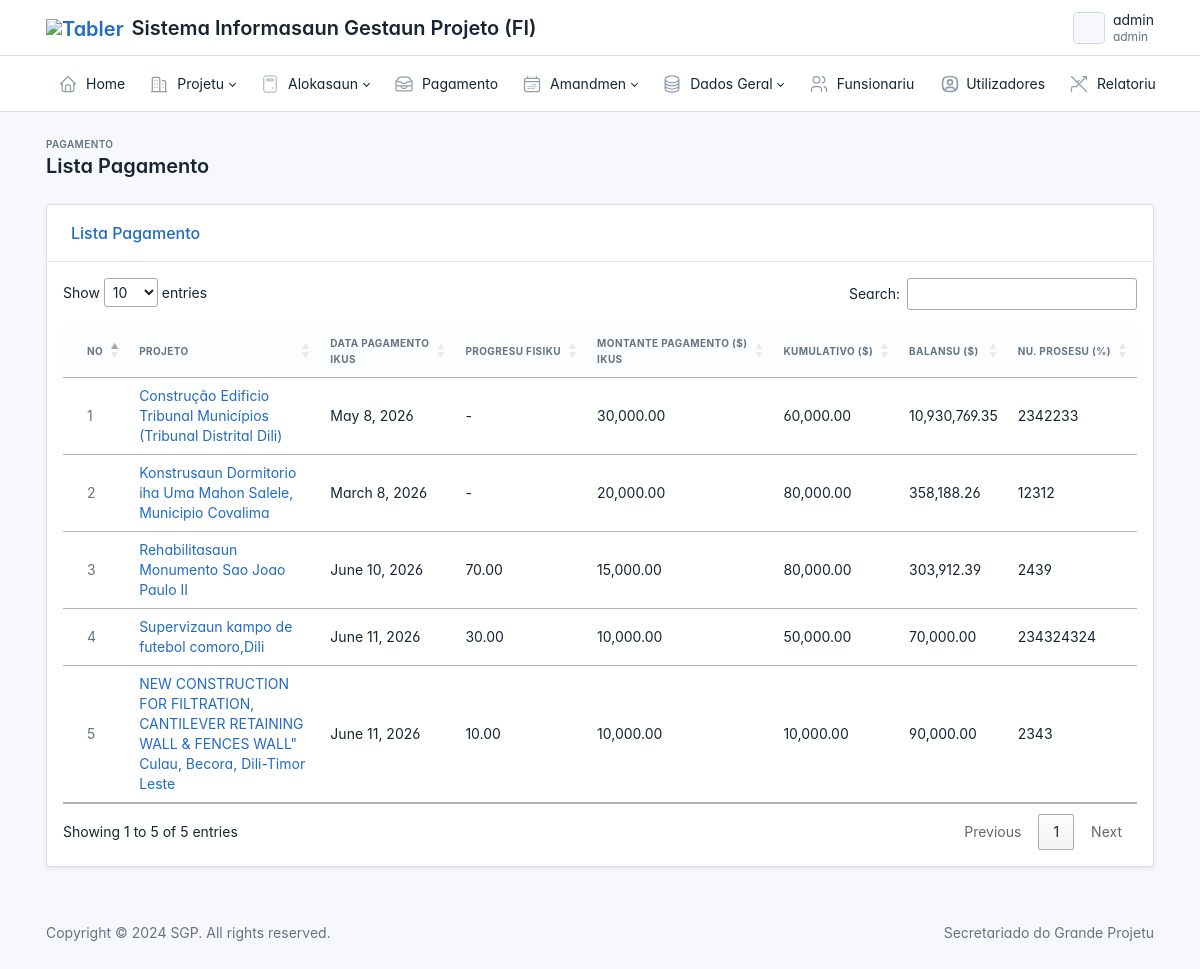
Before: /payment/lists/ (signed in) with the older database file.
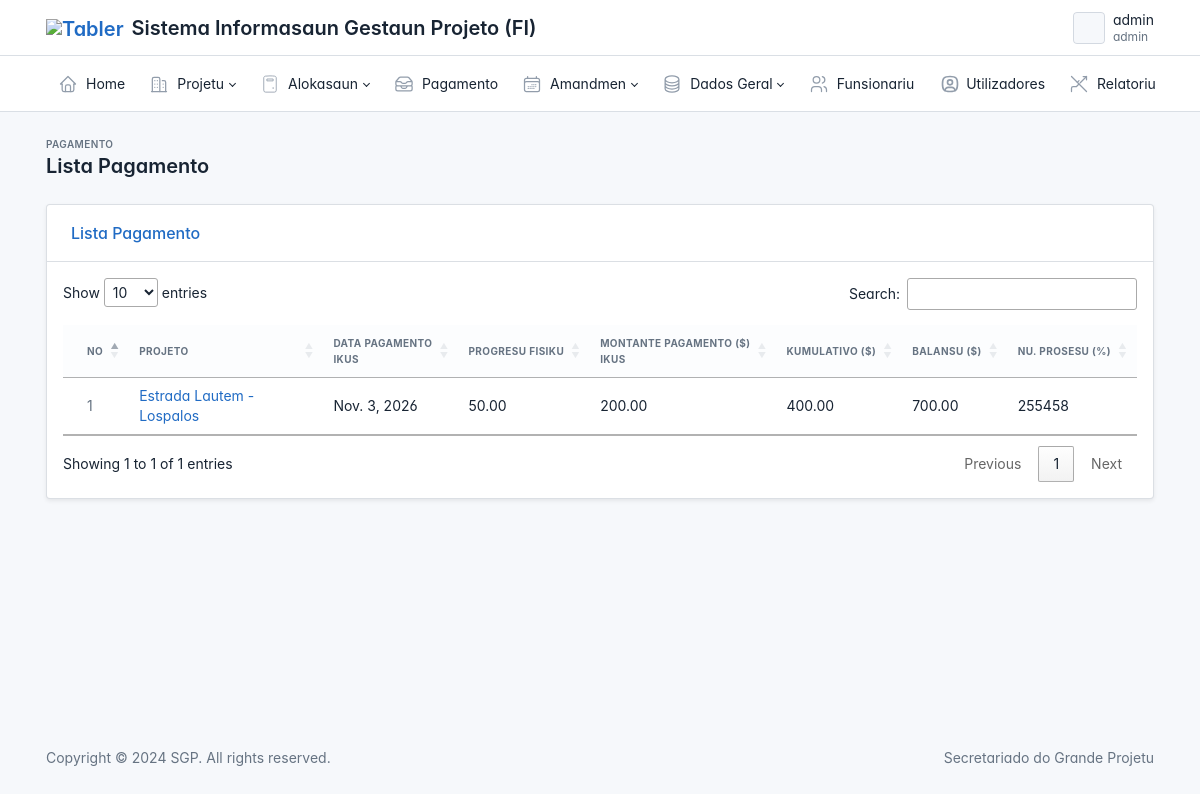
After: the same page with the newer database file.
### payment/models.py (models this page shows, shortened)
class Payment(models.Model):
    project = models.ForeignKey(Project, on_delete=models.CASCADE, null=True, related_name="payment_project")
    description = models.CharField(max_length=200, null=True)
    contract_amount = models.DecimalField(max_digits=11, decimal_places=2, default=0.00)
    physical_progress = models.DecimalField(max_digits=5, decimal_places=2, default=0.00)
    payment_amount = models.DecimalField(max_digits=11, decimal_places=2, default=0.00)
    comulative_amount = models.DecimalField(max_digits=11, decimal_places=2, default=0.00)
    comulative_percent = models.DecimalField(max_digits=5, decimal_places=2, default=0.00)
    balance_amount = models.DecimalField(max_digits=11, decimal_places=2, default=0.00)
    balance_percent = models.DecimalField(max_digits=5, decimal_places=2, default=0.00)
    process_number = models.CharField(max_length=20, unique=True, null=True, blank=True)
    date = models.DateField(null=True)
    user = models.ForeignKey(User, on_delete=models.CASCADE, null=True)
    datetime = models.DateTimeField(blank=True, null=True, auto_now_add=True)
    uuid = models.UUIDField(default=uuid.uuid4, editable=False, unique=True, null=True, blank=True)

### project/models.py (models this page shows, shortened)
class Project(models.Model):
    name = models.CharField(max_length=500, verbose_name="Projeto")
    activity_code = models.CharField(max_length=50, null=True, blank=True, verbose_name="Kodigo Atividade")
    program = models.ForeignKey(Program, on_delete=models.CASCADE, null=True, blank=True, verbose_name="Programa", related_name="project_program")
    sub_program = models.ForeignKey(SubProgram, on_delete=models.CASCADE, null=True, blank=True, verbose_name="Sub Programa", related_name="project_sub_program")
    owner = models.ForeignKey(Owner, on_delete=models.CASCADE, null=True, blank=True, related_name="project_owner")
    fund = models.ForeignKey(Fund, on_delete=models.CASCADE, null=True, blank=True, verbose_name="Fontes Orsamento", related_name="project_fund")
    type = models.ForeignKey(Type, on_delete=models.CASCADE, null=True, blank=True, verbose_name="Tipo Projeto", related_name='project_type')
    year = models.ForeignKey(Ano, on_delete=models.CASCADE, null=True, blank=True, verbose_name="Tinan Plano Projeto", related_name='project_year')
    owner_estimation = models.DecimalField(max_digits=11, decimal_places=2, blank=True, null=True)
    is_active = models.BooleanField(default=False, null=True, blank=True)
    datetime = models.DateTimeField(auto_now_add=True, null=True, blank=True)
    user = models.ForeignKey(User, on_delete=models.CASCADE, null=True,  blank=True, related_name="project_user")
    uuid = models.UUIDField(default=uuid.uuid4, editable=False, unique=True, null=True, blank=True)
    class Meta:
        verbose_name = "Projeto"
        verbose_name_plural = "Lista Projeto"

### main/decorators.py (the view)
        def wrapper_func(request, *args, **kwargs):
            group = None
            if request.user.groups.all()[0].name:
                group = request.user.groups.all()[0].name
            if group in allow_roles:
                return view_func(request, *args, **kwargs)
            else:
                return render(request, 'layout/403.html')

### payment/templates/payment/list.html (shortened to what this page needs)
{% extends 'layout/base.html' %}
{% load humanize %}
{% block content %}
{% load static %}
<div class="page-wrapper">
    <div class="page-header d-print-none">
        <div class="container-xl">
            <div class="row g-2 align-items-center">
                <div class="col">
                    <div class="page-pretitle">Pagamento</div>
                    <h2 class="page-title">{{ title }}</h2>
                </div>
            </div>
        </div>
    </div>
    <div class="page-body">
        <div class="container-xl">
            <div class="card shadow-sm">
                <div class="card-header justify-content-between align-items-center bg-transparent">
                    <h3 class="card-title text-primary font-weight-bold">{{title}}</h3>
                </div>
                <div class="card-body p-0">
                    <div id="table-default" class="table-responsive p-3">
                        <table id="myTable" class="table table-vcenter table-hover card-table">
                            <thead>
                                <tr>
                                    <th class="w-1">No</th>
                                    <th>Projeto</th>
                                    <th>Data Pagamento
                                        <br>
                                        Ikus
                                    </th>
                                    <th>Progresu Fisiku</th>
                                    <th>Montante Pagamento ($)
                                        <br>
                                        Ikus
                                    </th>
                                    <th>Kumulativo ($)</th>
                                    <th>Balansu ($)</th>
                                    <th>Nu. Prosesu (%)</th>
                                </tr>
                            </thead>
                            <tbody class="table-tbody">
                                {% for data in data %}
                                <tr>
                                    <td class="text-muted">{{ forloop.counter }}</td>
                                    <td class="font-weight-medium text-dark">
                                        <a href="{% url 'proj-detail' data.project.uuid %}#pagamento">{{ data.project.name }}</a>
                                    </td>
                                    <td>{{data.date|default:"-"}}</td>
                                    <td>{{data.physical_progress|default:"-"|intcomma}}</td>
                                    <td>{{data.payment_amount|default:"-"|intcomma}}</td>
                                    <td>{{data.comulative_amount|default:"-"|intcomma}}</td>
                                    <td>{{data.balance_amount|default:"-"|intcomma}}</td>
                                    <td>{{data.process_number}}</td>
                                </tr>
                                {% endfor %}
                            </tbody>
                        </table>
                    </div>
                </div>
            </div>
        </div>
    </div>
</div>
{% endblock content %}
{% block script %}
<link rel="stylesheet" href="https://cdn.datatables.net/1.13.7/css/jquery.dataTables.min.css">
<link rel="stylesheet" href="https://cdn.datatables.net/buttons/2.4.2/css/buttons.dataTables.min.css">
<link rel="stylesheet" href="https://cdn.datatables.net/searchbuilder/1.6.0/css/searchBuilder.dataTables.min.css">
{% endblock script %}

### main/templates/layout/base.html (shortened to what this page needs)
{% load static %}
{% load static %}
<!doctype html>
<html lang="en">
  <head>
    <link href="{% static 'dist/css/tabler.min.css' %}" rel="stylesheet"/>
    <link href="{% static 'dist/css/tabler-flags.min.css' %}" rel="stylesheet"/>
    <link href="{% static 'dist/css/tabler-payments.min.css' %}" rel="stylesheet"/>
    <link href="{% static 'dist/css/tabler-vendors.min.css' %}" rel="stylesheet"/>
    <link href="{% static 'dist/css/demo.min.css' %}" rel="stylesheet"/>
    <link rel="stylesheet" href="{% static 'font-awesome/css/font-awesome.min.css' %}">
    <link rel="stylesheet" href="{% static 'plugins/datatables-bs4/css/dataTables.bootstrap4.min.css' %}" />
    <link rel="stylesheet" href="{% static 'plugins/datatables-responsive/css/responsive.bootstrap4.min.css' %}" />
    <link rel="stylesheet" href="{% static 'plugins/datatables-buttons/css/buttons.bootstrap4.min.css' %}" />
    <link rel="stylesheet" type="text/css" href="{% static 'plugins/datatables-searchbuilder/css/searchBuilder.dataTables.min.css' %}">
    <link rel="stylesheet" href="https://cdn.jsdelivr.net/npm/@tabler/icons-webfont@latest/dist/tabler-icons.min.css" />
  </head>
  <body >
    <div class="page">
      {% include 'layout/header.html' %}
      <div class="page-wrapper">
        {% block content %}
        {% endblock %}
        {% include 'layout/footer.html' %}
      </div>
    </div>
    {% block script %}
    {% endblock %}
  </body>
</html>

### main/templates/layout/header.html (shortened to what this page needs)
{% load static %}
<header class="navbar navbar-expand-md d-print-none" >
    <div class="container-xl">
      <h1 class="navbar-brand navbar-brand-autodark d-none-navbar-horizontal pe-0 pe-md-3">
        <a href="{% url 'index' %}" class="text-primary">
          <img src="{% static 'images/emblema.png' %}" width="110" height="32" alt="Tabler" class="navbar-brand-image">
        </a>
        Sistema Informasaun Gestaun Projeto (FI)
      </h1>
      <div class="navbar-nav flex-row order-md-last">
        <div class="nav-item dropdown">
          <a href="#" class="nav-link d-flex lh-1 text-reset p-0" data-bs-toggle="dropdown" aria-label="Open user menu">
            <span class="avatar avatar-sm" style="background-image: url({% static 'images/emblema.png' %})"></span>
            <div class="d-none d-xl-block ps-2">
              <div>{{ user.username }}</div>
              <div class="mt-1 small text-muted">{{ user.groups.first }}</div>
            </div>
          </a>
        </div>
      </div>
    </div>
  </header>
  {% if user.groups.all.0.name == 'admin' %}
    {% include "layout/admin_header.html" %}
  {% elif user.groups.all.0.name == 'diretor' or user.groups.all.0.name == 'sec_dir' %}
    {% include "layout/dir_header.html" %}
  {% elif user.groups.all.0.name == 'focal_point' %}
    {% include "layout/fc_header.html" %}
  {% elif user.groups.all.0.name == 'finance' %}
    {% include "layout/finance_header.html" %}
  {% endif %}

### main/templates/layout/admin_header.html (shortened to what this page needs)
<header class="navbar-expand-md">
    <div class="collapse navbar-collapse" id="navbar-menu">
        <div class="navbar">
            <div class="container-xl">
                <ul class="navbar-nav">
                    {% url 'index' as index %}
                    <li class="nav-item {% if request.path == index %} active {% endif %}">
                        <a class="nav-link" href="{% url 'index' %}">
                            <span class="nav-link-icon d-md-none d-lg-inline-block">
                            </span>
                            <span class="nav-link-title">
                                Home {{user_programs_processor}}
                            </span>
                        </a>
                    </li>
                    <li class="nav-item dropdown ">
                        <a class="nav-link dropdown-toggle" href="#navbar-extra" data-bs-toggle="dropdown" data-bs-auto-close="outside" role="button" aria-expanded="false">
                            <span class="nav-link-icon d-md-none d-lg-inline-block">
                            </span>
                            <span class="nav-link-title">
                                Projetu
                            </span>
                        </a>
                    </li>
                    <li class="nav-item dropdown ">
                        <a class="nav-link dropdown-toggle" href="#navbar-extra" data-bs-toggle="dropdown" data-bs-auto-close="outside" role="button" aria-expanded="false">
                            <span class="nav-link-icon d-md-none d-lg-inline-block">
                            </span>
                            <span class="nav-link-title">
                                Alokasaun
                            </span>
                        </a>
                    </li>
                    <li class="nav-item ">
                        <a class="nav-link" href="{% url 'payment-lists' %}">
                            <span class="nav-link-icon d-md-none d-lg-inline-block">
                            </span>
                            <span class="nav-link-title">
                                Pagamento
                            </span>
                        </a>
                    </li>
                    <li class="nav-item dropdown ">
                        <a class="nav-link dropdown-toggle" href="#navbar-extra" data-bs-toggle="dropdown" data-bs-auto-close="outside" role="button" aria-expanded="false">
                            <span class="nav-link-icon d-md-none d-lg-inline-block">
                            </span>
                            <span class="nav-link-title">
                                Amandmen
                            </span>
                        </a>
                    </li>
                    <li class="nav-item dropdown ">
                        <a class="nav-link dropdown-toggle" href="#navbar-extra" data-bs-toggle="dropdown" data-bs-auto-close="outside" role="button" aria-expanded="false">
                            <span class="nav-link-icon d-md-none d-lg-inline-block">
                            </span>
                            <span class="nav-link-title">
                                Dados Geral
                            </span>
                        </a>
                    </li>
                    <li class="nav-item ">
                        <a class="nav-link" href="{% url 'funsionario' %}">
                            <span class="nav-link-icon d-md-none d-lg-inline-block">
                            </span>
                            <span class="nav-link-title">
                                Funsionariu
                            </span>
                        </a>
                    </li>
                    <li class="nav-item {% if request.resolver_match.url_name in 'user_list' %} active {% endif %}">
                        <a class="nav-link" href="{% url 'user_list' %}">
                            <span class="nav-link-icon d-md-none d-lg-inline-block">
                            </span>
                            <span class="nav-link-title">
                                Utilizadores
                            </span>
                        </a>
                    </li>
                    <li class="nav-item {% if request.resolver_match.url_name in 'relatoriu-dashboard relatoriu-projetu relatoriu-projetu-programa relatoriu-projetu-status' %} active {% endif %}">
                      <a class="nav-link" href="{% url 'r-dashboard' %}">
                          <span class="nav-link-icon d-md-none d-lg-inline-block">
                          </span>
                          <span class="nav-link-title">
                              Relatoriu
                          </span>
                      </a>
                  </li>
                </ul>
            </div>
        </div>
    </div>
</header>

### main/templates/layout/footer.html
<footer class="footer footer-transparent d-print-none">
    <div class="container-xl">
      <div class="row text-center align-items-center flex-row-reverse">
        <div class="col-lg-auto ms-lg-auto">
          <ul class="list-inline list-inline-dots mb-0">
            <li class="list-inline-item">Secretariado do Grande Projetu</li>
          </ul>
        </div>
        <div class="col-12 col-lg-auto mt-3 mt-lg-0">
          <ul class="list-inline list-inline-dots mb-0">
            <li class="list-inline-item">
              Copyright &copy; 2024
              <a href="." class="link-secondary">SGP</a>.
              All rights reserved.
            </li>
          </ul>
        </div>
      </div>
    </div>
  </footer>

Changed rows visible on the page:
removed Payment: project.name "Construção Edificio Tribunal Municípios (Tribunal Distrital Dili)", date "May 8, 2026", physical_progress "-", payment_amount "30,000.00", comulative_amount "60,000.00", balance_amount "10,930,769.35", process_number "2342233"
removed Payment: project.name "Konstrusaun Dormitorio iha Uma Mahon Salele, Municipio Covalima", date "March 8, 2026", physical_progress "-", payment_amount "20,000.00", comulative_amount "80,000.00", balance_amount "358,188.26", process_number "12312"
removed Payment: project.name "Rehabilitasaun Monumento Sao Joao Paulo II", date "June 10, 2026", physical_progress "70.00", payment_amount "15,000.00", comulative_amount "80,000.00", balance_amount "303,912.39", process_number "2439"
removed Payment: project.name "Supervizaun kampo de futebol comoro,Dili", date "June 11, 2026", physical_progress "30.00", payment_amount "10,000.00", comulative_amount "50,000.00", balance_amount "70,000.00", process_number "234324324"
removed Payment: project.name "NEW CONSTRUCTION FOR FILTRATION, CANTILEVER RETAINING WALL & FENCES WALL\" Culau, Becora, Dili-Timor Leste", date "June 11, 2026", physical_progress "10.00", payment_amount "10,000.00", comulative_amount "10,000.00", balance_amount "90,000.00", process_number "2343"
added Payment: project.name "Estrada Lautem - Lospalos", date "Nov. 3, 2026", physical_progress "50.00", payment_amount "200.00", comulative_amount "400.00", balance_amount "700.00", process_number "255458"
Other visible differences:
text written by a page script: "Show entries Search: Showing 1 to 5 of 5 entries Previous 1 Next" → "Show entries Search: Showing 1 to 1 of 1 entries Previous 1 Next"
